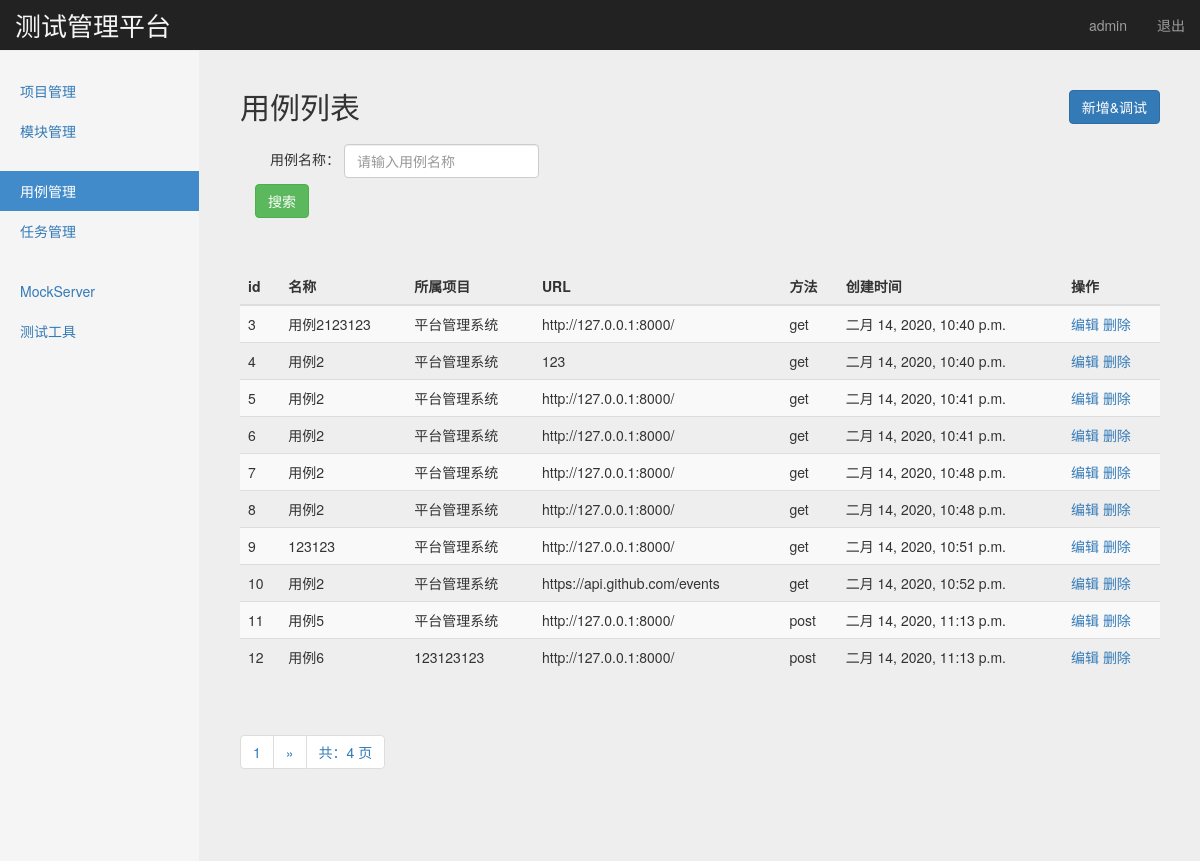
Before: /interface/case_manage/ (signed in) with the older database file.
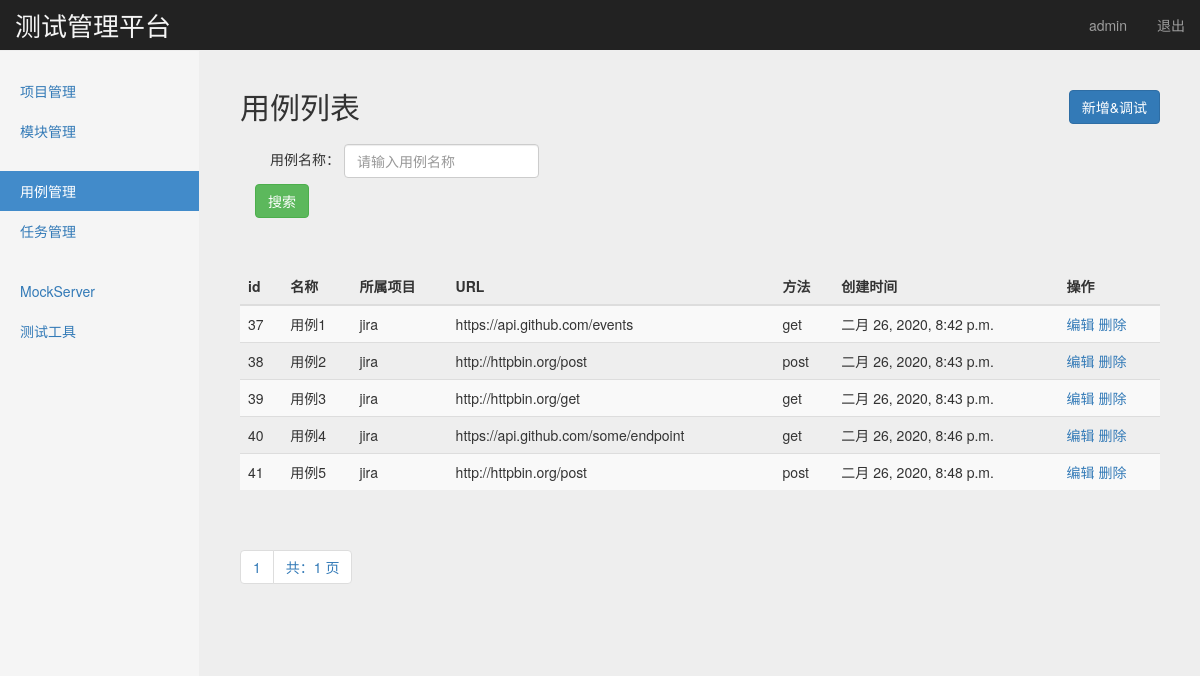
After: the same page with the newer database file.
### interface_app/models.py (models this page shows, shortened)
class TestCase(models.Model):
    module = models.ForeignKey(Module,related_query_name="项目",on_delete=models.CASCADE) #on_delete=models.CASCADE外健联级删除
    name = models.CharField("名称",max_length=100,blank=False,default='')
    url =models.TextField("url",default='')
    req_method = models.CharField("方法", max_length=10,default='')
    req_type = models.CharField("参数类型", max_length=10,default='')
    req_header = models.TextField("Header",default='')
    req_parameter = models.TextField("参数",default='')
    responses_assert = models.TextField("验证", default='')
    create_time = models.DateTimeField('创建时间',auto_now=True)

### project_app/models.py (models this page shows, shortened)
class Module(models.Model):
    project = models.ForeignKey(Project,related_query_name="项目",on_delete=models.CASCADE) #on_delete=models.CASCADE外健联级删除
    name = models.CharField("名称",max_length=100,blank=False,default='')
    describe = models.TextField("描述",default='')
    create_time = models.DateTimeField('创建时间',auto_now=True)

class Project(models.Model):
    name = models.CharField('名称',max_length=100,blank=False,default='',unique=True)
    describe = models.TextField('描述',default='')
    status = models.BooleanField('状态',default=True)
    create_time = models.DateTimeField('创建时间',auto_now=True)
    def __str__(self):
        return self.name

### interface_app/views/case_views.py (the view)
# urls.py: path('case_manage/', case_views.case_manage),
@login_required
def case_manage(request):
    if request.method == 'GET':
        testcases = TestCase.objects.get_queryset().order_by('id')
        paginator = Paginator(testcases,10)
        page = request.GET.get("page")
        try:
            contacts = paginator.page(page)
        except PageNotAnInteger:
            contacts = paginator.page(1)
        except EmptyPage:
            contacts = paginator.page(paginator.num_pages)
        return render(request,'case/case_manage.html',{'type':'list',"testcases":contacts})
    else:
        return HttpResponse("404")

### templates/case/case_manage.html (shortened to what this page needs)
{% extends "base.html" %}
{% block content %}
    <nav class="navbar navbar-inverse navbar-fixed-top">
      <div class="container-fluid">
        <div class="navbar-header">
          <a class="navbar-brand" style=" color:#f5f5f5; font-size:26px;" href="#">测试管理平台</a>
        </div>
        <div id="navbar" class="navbar-collapse collapse">
          <ul class="nav navbar-nav navbar-right">
            <li><a href="#">{{ user }}</a></li>
            <li><a href="/logout/">退出</a></li>
          </ul>
        </div>
      </div>
    </nav>
    <div class="container-fluid">
      <div class="row">
        <div class="col-sm-3 col-md-2 sidebar">
          <ul class="nav nav-sidebar">
            <li><a href="/manage/project_manage/">项目管理</a></li>
            <li><a href="/manage/module_manage/">模块管理</a></li>
          </ul>
          <ul class="nav nav-sidebar">
            <li class="active"><a href="/interface/case_manage/">用例管理</a></li>
            <li><a href="/interface/task_manage/">任务管理</a></li>
          </ul>
          <ul class="nav nav-sidebar">
            <li><a href="">MockServer</a></li>
            <li><a href="">测试工具</a></li>
          </ul>
        </div>
        {% if type == 'list' %}
        <div class="col-sm-9 col-sm-offset-3 col-md-10 col-md-offset-2 main">
          <h2 class="sub-header">用例列表
            <button type="button" class="btn btn-primary" style="float: right"
            onclick="window.location.href='/interface/add_case/'">新增&调试</button>
          </h2>
          <form class="navbar-form" method="get" action="/interface/search_case_name/">
            <div class="form-group col-sm-10">
                用例名称： <input name="case_name" type="text" placeholder="请输入用例名称" class="form-control">
            </div>
            <br/>
            <br/>
            <button type="submit" class="btn btn-success">搜索</button>
          </form>
          <div class="table-responsive" style="margin-top: 50px;">
            <table class="table table-striped">
              <thead>
                <tr>
                  <th>id</th>
                  <th>名称</th>
                  <th>所属项目</th>
                  <th>URL</th>
                  <th>方法</th>
                  <th>创建时间</th>
                  <th>操作</th>
                </tr>
              </thead>
              <tbody>
                {% for case in testcases %}
                <tr>
                  <td>{{ case.id }}</td>
                  <td>{{ case.name }}</td>
                  <td>{{ case.module.project }}</td>
                  <td>{{ case.url }}</td>
                  <td>{{ case.req_method }}</td>
                  <td>{{ case.create_time }}</td>
                  <td>
                    <a href="/interface/edit_case/{{ case.id }}">编辑</a>
                    <a href="/interface/delete_case/{{ case.id }}">删除</a>
                  </td>
                </tr>
                {% endfor %}
              </tbody>
            </table>
          </div>
          <div class="pagination">
              <span class="step-links">
                  <ul class="pagination">
                      <li><a href="#">{{ testcases.number }}</a></li>
                      {% if testcases.has_next %}
                          {% if case_name %}
                              <li><a href="?case_name={{ case_name }}&page={{ testcases.next_page_number }}">&raquo;</a></li>
                          {% else %}
                              <li><a href="?page={{ testcases.next_page_number }}">&raquo;</a></li>
                          {% endif %}
                      {% endif %}
                      <li><a href="#">共：{{ testcases.paginator.num_pages }} 页</a></li>
                  </ul>
              </span>
          </div>
        </div>
        {% endif %}
      </div>
    </div>
{% endblock %}

Changed rows visible on the page:
removed TestCase: id "3", name "用例2123123", module.project "平台管理系统", url "http://127.0.0.1:8000/", req_method "get", create_time "二月 14, 2020, 10:40 p.m."
removed TestCase: id "4", name "用例2", module.project "平台管理系统", url "123", req_method "get", create_time "二月 14, 2020, 10:40 p.m."
removed TestCase: id "5", name "用例2", module.project "平台管理系统", url "http://127.0.0.1:8000/", req_method "get", create_time "二月 14, 2020, 10:41 p.m."
removed TestCase: id "6", name "用例2", module.project "平台管理系统", url "http://127.0.0.1:8000/", req_method "get", create_time "二月 14, 2020, 10:41 p.m."
removed TestCase: id "7", name "用例2", module.project "平台管理系统", url "http://127.0.0.1:8000/", req_method "get", create_time "二月 14, 2020, 10:48 p.m."
removed TestCase: id "8", name "用例2", module.project "平台管理系统", url "http://127.0.0.1:8000/", req_method "get", create_time "二月 14, 2020, 10:48 p.m."
removed TestCase: id "9", name "123123", module.project "平台管理系统", url "http://127.0.0.1:8000/", req_method "get", create_time "二月 14, 2020, 10:51 p.m."
removed TestCase: id "10", name "用例2", module.project "平台管理系统", url "https://api.github.com/events", req_method "get", create_time "二月 14, 2020, 10:52 p.m."
removed TestCase: id "11", name "用例5", module.project "平台管理系统", url "http://127.0.0.1:8000/", req_method "post", create_time "二月 14, 2020, 11:13 p.m."
removed TestCase: id "12", name "用例6", module.project "123123123", url "http://127.0.0.1:8000/", req_method "post", create_time "二月 14, 2020, 11:13 p.m."
added TestCase: id "37", name "用例1", module.project "jira", url "https://api.github.com/events", req_method "get", create_time "二月 26, 2020, 8:42 p.m."
added TestCase: id "38", name "用例2", module.project "jira", url "http://httpbin.org/post", req_method "post", create_time "二月 26, 2020, 8:43 p.m."
added TestCase: id "39", name "用例3", module.project "jira", url "http://httpbin.org/get", req_method "get", create_time "二月 26, 2020, 8:43 p.m."
added TestCase: id "40", name "用例4", module.project "jira", url "https://api.github.com/some/endpoint", req_method "get", create_time "二月 26, 2020, 8:46 p.m."
added TestCase: id "41", name "用例5", module.project "jira", url "http://httpbin.org/post", req_method "post", create_time "二月 26, 2020, 8:48 p.m."
Other visible differences:
{{ testcases.paginator.num_pages }}: "4" → "1"
